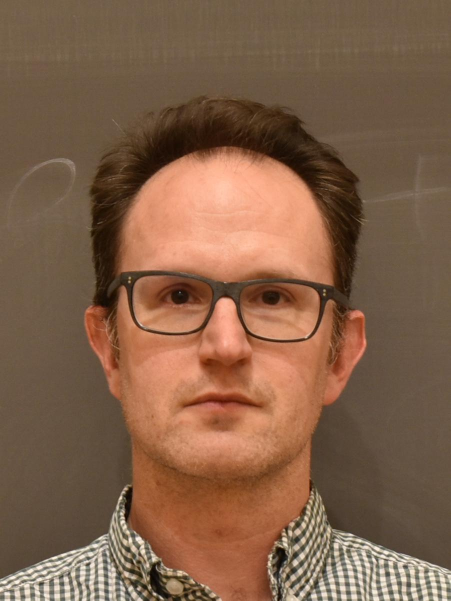
%> input picture data1Cropped/img001.jpg, 901 x 1201 px (shown at 1/2 size); its folder holds 4 pictures in this run
$ octave CODE.m   (GNU Octave 9; MATLAB toolbox functions it lacks are replaced by stand-ins)
%> lines starting %> are read from the running program, lines starting %| are printed output that depends on the picture
close all;
clear;
clc;
% Max Cusick, Tomas Collado, Claudia Markel, Natalia Klim

%-------------------------------------------------------------------------
% All images

% Read in all images
imagesR = dir('data1Cropped\*.jpg');

%Initial values
n = length(imagesR);           % Number of files found
p = 1201*901;                  % Number of pixels per image
A = ones(p, n);                % Initial matrix the size of each image as a column by the number of images
numBasis = 20;                  % Number of basis used to reconstruct images

%Loop to read in all images to matrix A
for i = 1:n
    current_image = imagesR(i).name;                            % Get name current image
    current_image = imread(['data1Cropped\' current_image]);     % Retrieve the current image from folder
%> current_image is the input picture: size 1201x901x3 uint8; mean R, G, B 130, 96.6, 73.1
    img = im2gray(current_image);                               % Convert image to grayscale
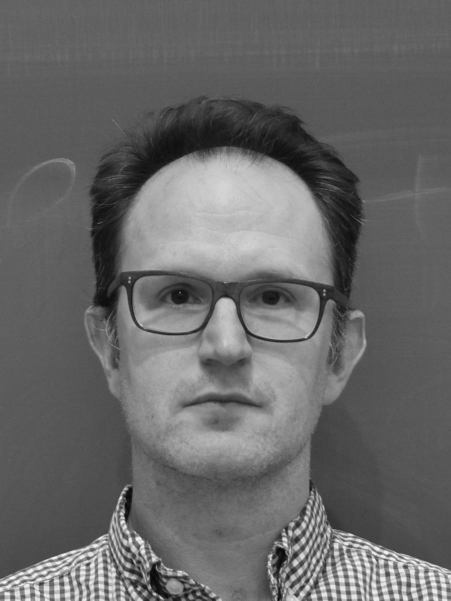
%> img: size 1201x901 uint8 (shown at 1/2 size); min 5, max 252, mean 103.8
    imgCol = img(:);                                            % Convert image to column vector
    A(:,i) = imgCol;                                            % Put image column into matrix A
end
%> pass 2 of the loop `for i = 1:n`:
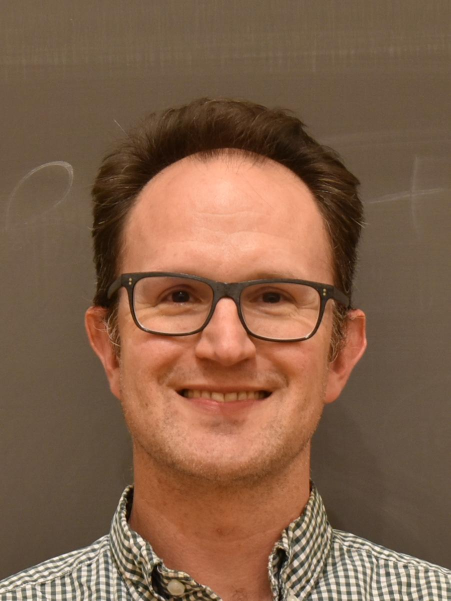
%> input picture data1Cropped/img002.jpg, 901 x 1201 px (shown at 1/2 size)
%> current_image is the input picture: size 1201x901x3 uint8; mean R, G, B 129.7, 96.3, 73
%> `img = im2gray(current_image);`:
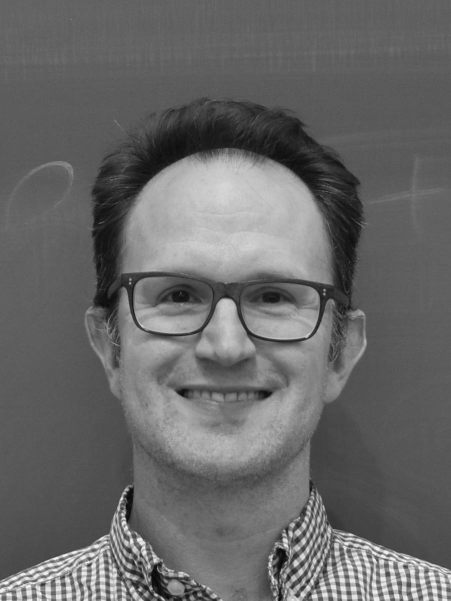
%> img: size 1201x901 uint8 (shown at 1/2 size); min 2, max 251, mean 103.6
%> pass 3 of the loop `for i = 1:n`:
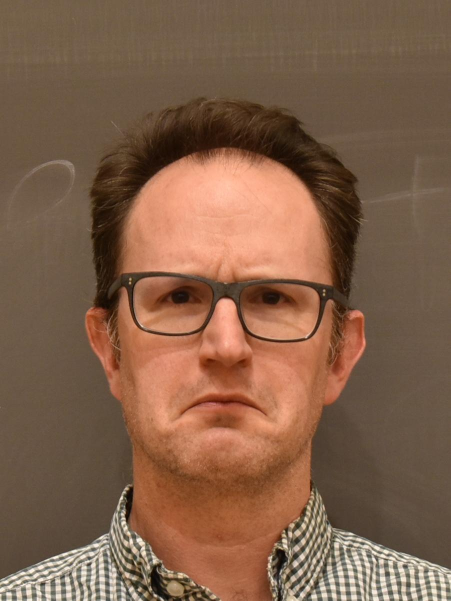
%> input picture data1Cropped/img003.jpg, 901 x 1201 px (shown at 1/2 size)
%> current_image is the input picture: size 1201x901x3 uint8; mean R, G, B 129.4, 95.9, 73.5
%> `img = im2gray(current_image);`:
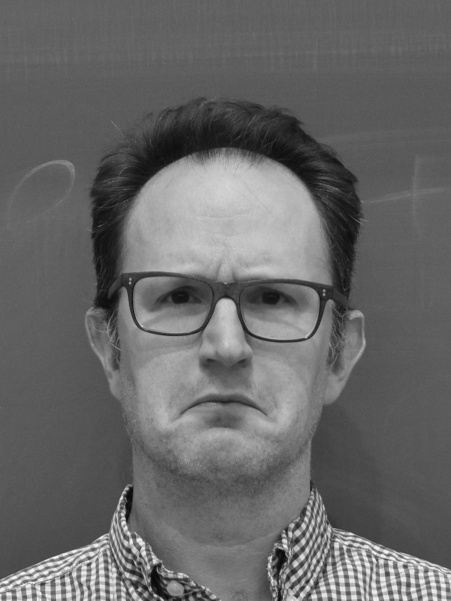
%> img: size 1201x901 uint8 (shown at 1/2 size); min 2, max 252, mean 103.3
%> the loop made 4 passes; the first 3 are shown

%Find mean of A
mR = mean(A,2);

%Calculate eigenvectors and eigenvalues
[U,S,V] = svd(A - mR,'econ');

%Create plot of singular values
figure;
plot(diag(S));
title('Singular values of All Eigenfaces');
xlabel('Index of Singular Value');
ylabel('Singular Value');
grid on;
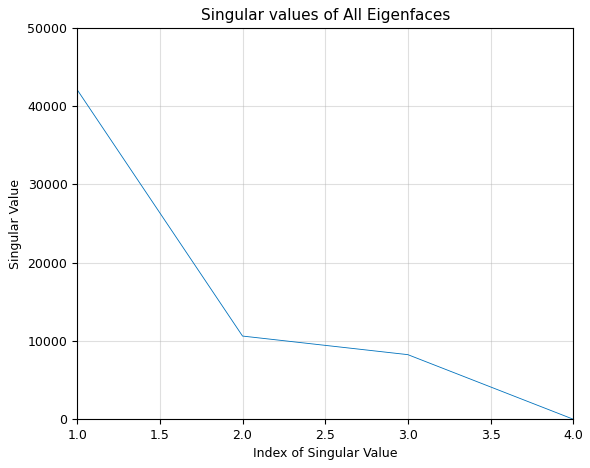
%> figure redrawn from the program's plot data

%plot V for first image
figure;
plot(V(1,1:20))
%> (this line was passed over: plot is not available in this run)
grid on
title('V values for first reconstructed eigenface')
grid on
xlabel('Principal Component')
ylabel('Corresponding V-Value')

%Reconstruct original images
%> (the run ends here)
